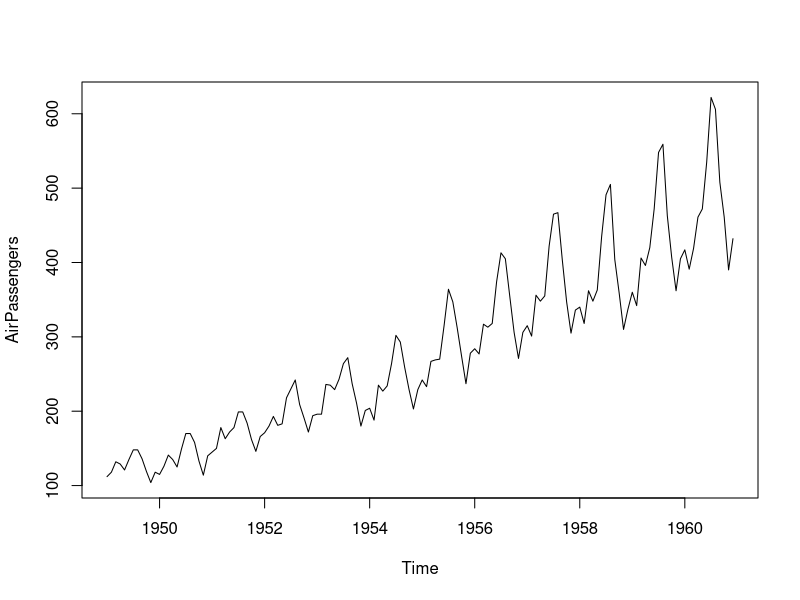
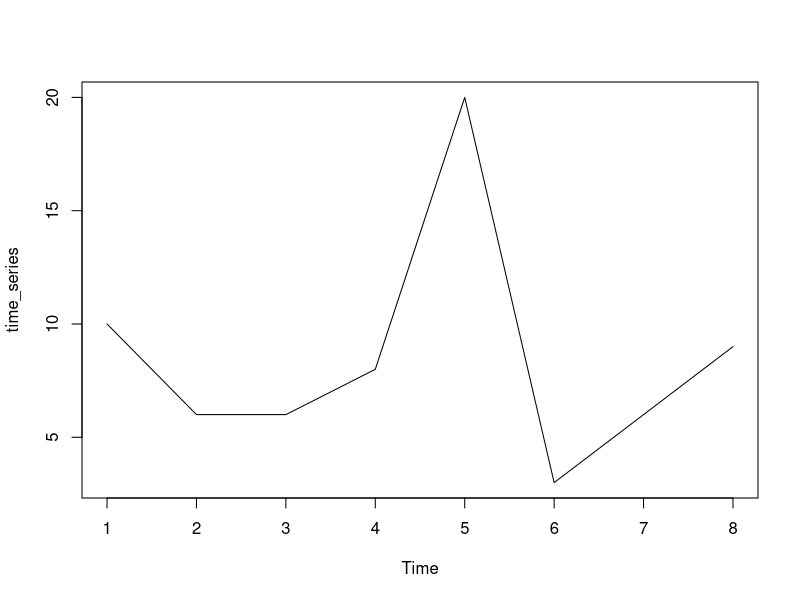
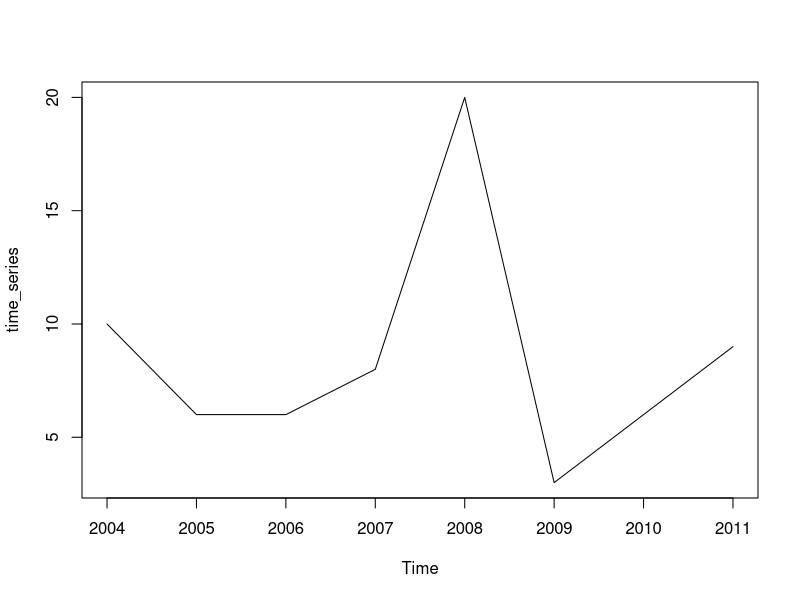
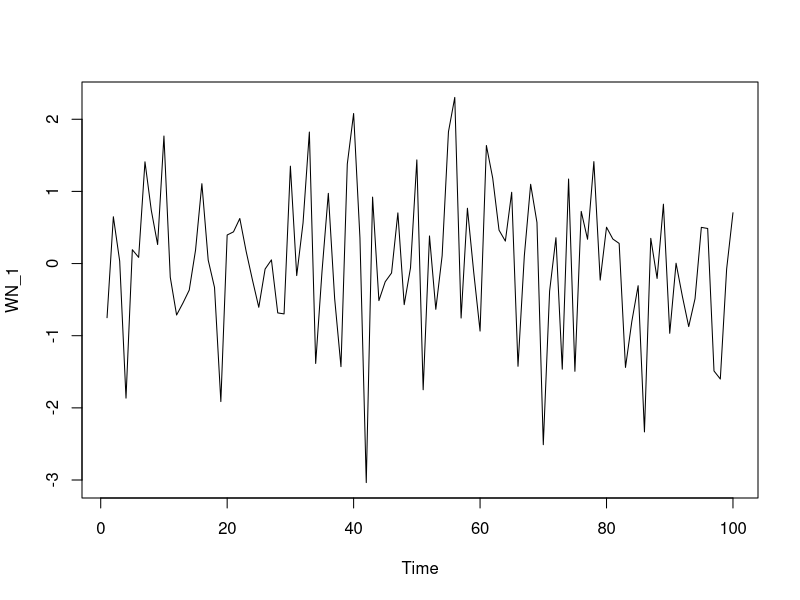
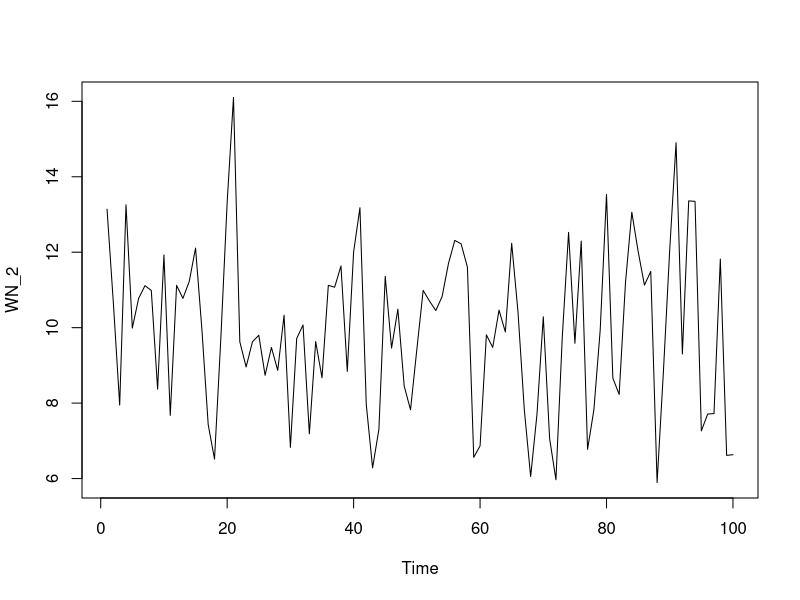
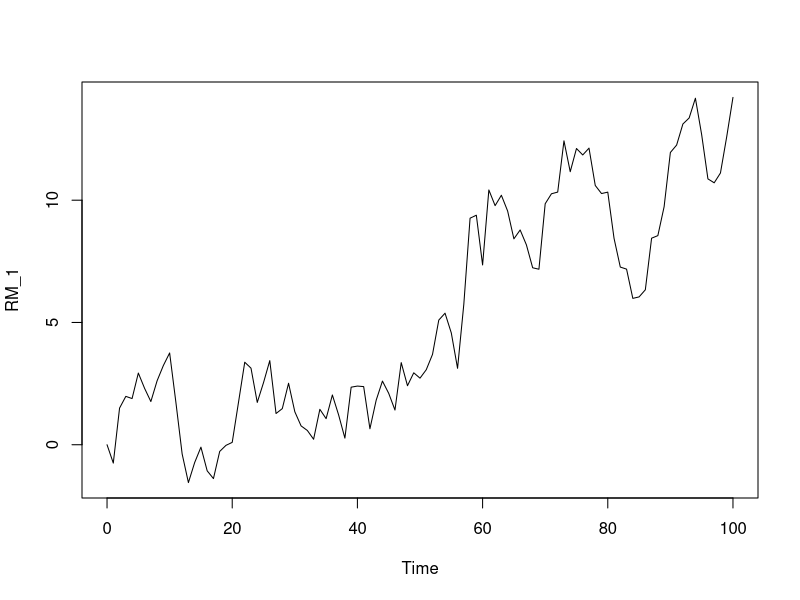
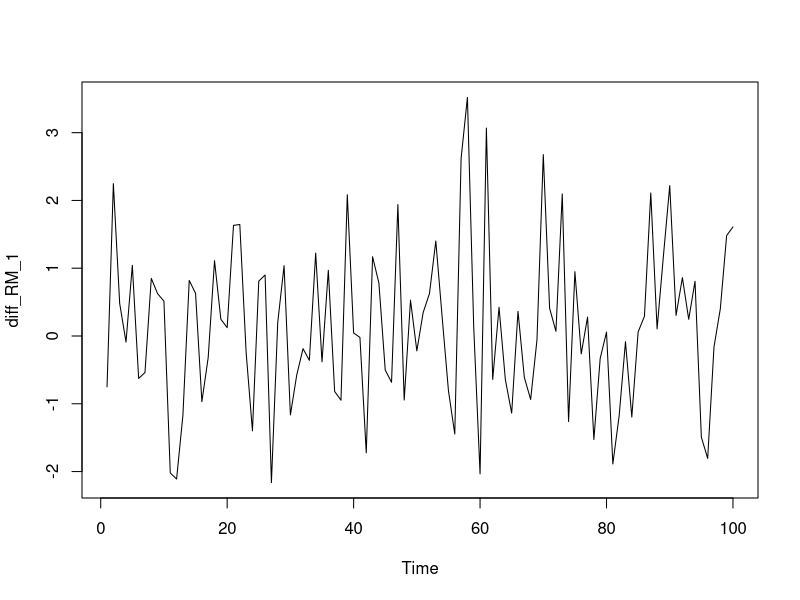
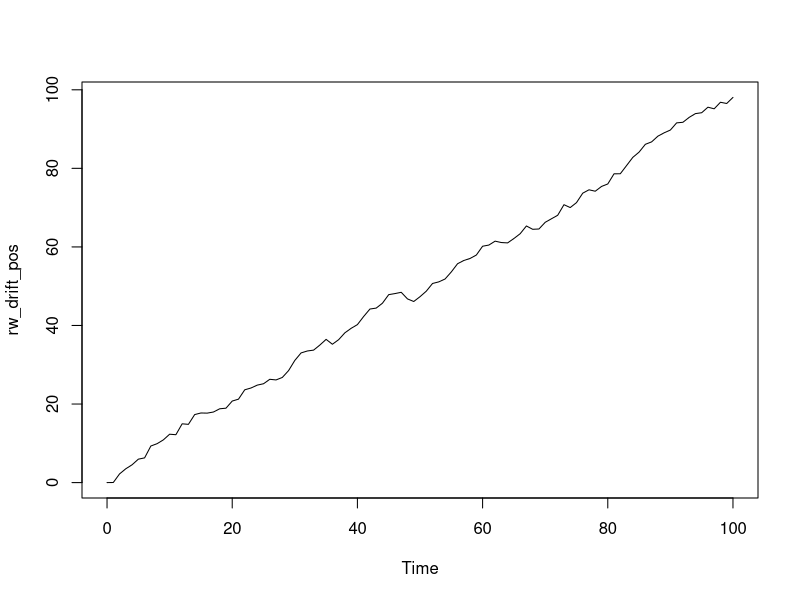

Write R code to recreate these figures, in order. (Note: this script raises an error after producing the figures.)
## ---- chunk 1
library(psych)
## ---- chunk 2
#plot(dataframe, xlab = "title", ylab = "title", type = "b") #note that type = "b" provides both data points and a line connecting each point
## ---- chunk 3
# Plot AirPassengers
plot(AirPassengers)

# View the start and end dates of AirPassengers
start(AirPassengers)
end(AirPassengers)

# Use time(), deltat(), frequency(), and cycle() with AirPassengers 
time(AirPassengers)
deltat(AirPassengers)
frequency(AirPassengers)
cycle(AirPassengers)

## ---- chunk 4
#Simple Time Series
data_vector <- c(10, 6, 6, 8, 20, 3, 6, 9)

#Turn the data vector into time series
time_series <- ts(data_vector)
#plot time series
plot(time_series)
## ---- chunk 5
#Instead of starting with 1, you can start with a year and then specify the frequency of observations

#Turn the data vector into time series
time_series <- ts(data_vector, start = 2004, frequency = 1)
#plot time series
plot(time_series)
## ---- chunk 6
#See if the data vector and time series are time series
is.ts(data_vector) #false
is.ts(time_series) #true
## ---- chunk 7
WN_1 <- arima.sim(model = list(order = c(0, 0, 0)), n = 100)
head(WN_1) #show some data
ts.plot(WN_1) #plot data
describe(WN_1) #The mean should be approx 0 and sd should be approx 1


#You can also add additional arguments to specify the mean and sd
WN_2 <- arima.sim(model = list(order = c(0, 0, 0)), n = 100,
                  mean = 10,
                  sd = 2)
head(WN_2) #show some data
ts.plot(WN_2) #plot data
describe(WN_2) #The mean should be approx 10 and sd should be approx 2

## ---- chunk 8
arima(WN_2, order = c(0, 0, 0)) #You can see that the mean should be approx 10
#Intercept is the estimated mean
# sigma^2 is the estiamted variance. The sd is the square root of this variance estimate.
sqrt(3.84) #This should be the same as the sd

#You can also find the mean and variance separately
mean(WN_2)
var(WN_2)
## ---- chunk 9
RM_1 <- arima.sim(model = list(order = c(0, 1, 0)), n = 100)
head(RM_1)
ts.plot(RM_1)

#Calculate the first difference in the time series.
diff_RM_1 <- diff(RM_1)
ts.plot(diff_RM_1) #This shows that when you remove the long-term trend of the Random Walk data, then it becomes White Noise
## ---- chunk 10
rw_drift_pos <- arima.sim(model = list(order = c(0, 1, 0)), n = 100, mean = 1) #mean = 1, so it will be a positive slope
ts.plot(rw_drift_pos)

rw_drift_neg <- arima.sim(model = list(order = c(0, 1, 0)), n = 100, mean = -1) #mean = -1, so it will be a negative slope
ts.plot(rw_drift_neg)

#You can then also calculate the first difference of the drift

rw_drift_diff_pos <- diff(rw_drift_pos)
ts.plot(rw_drift_diff_pos)

#You can then fit each model
model_pos <- arima(rw_drift_diff_pos)
model_pos

#Save the estimated time trend, which is the intercept
intercept_pos <- model_pos$coef
intercept_pos

#Now that you have the estimated coefficient or time trend, you can add the estimated time trend to the original data
ts.plot(rw_drift_pos) + 
abline(0, intercept_pos)

## ---- chunk 11
# Generate Data
white_noise <- arima.sim(model = list(order = c(0,0,0)), n = 100)

#Transform WN data to RW using cumsum()
random_walk <- cumsum(white_noise)

# Generate WN drift data
wn_drift <- arima.sim(model = list(order = c(0,0,0)), n = 100, mean = 0.4)
  
#Transform WN data to RW using cumsum()
rw_drift <- cumsum(wn_drift)

# Plot
plot.ts(cbind(white_noise, random_walk, wn_drift, rw_drift)) #note when you want to plot more than one time series use cbind(model_1, model_2, etc.) and enter the time series

## ---- chunk 12
stocks <- as.tibble(EuStockMarkets)
stocks
dax <- stocks$DAX
smi <- stocks$SMI

ts.plot(dax)
ts.plot(smi)
ts.plot(cbind(dax, smi))

plot(dax,smi)
